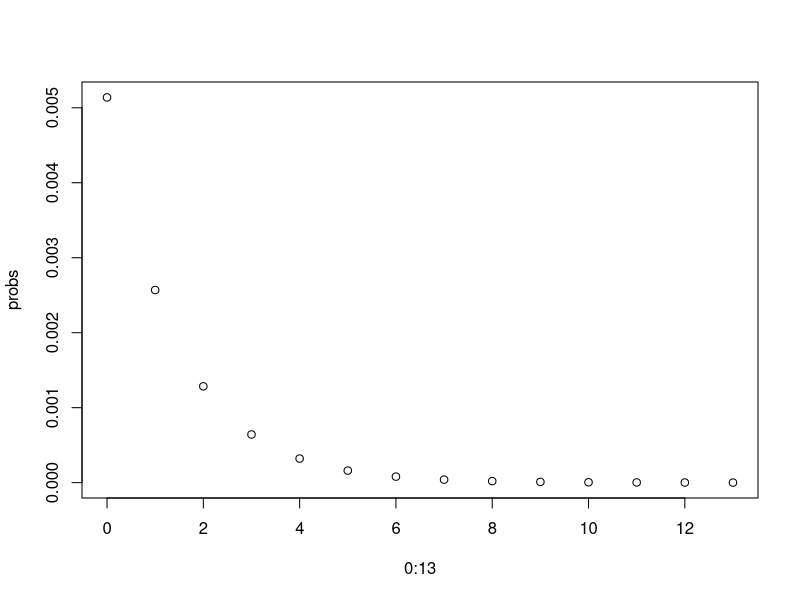
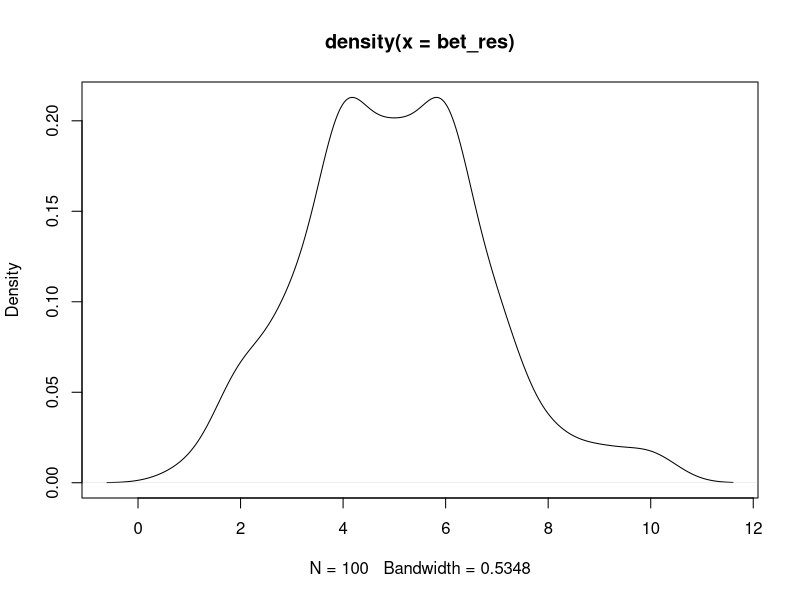

Recreate these plots in R, in order.
## ---- chunk 1
prob <- function(a) {
  return(
    (
      (2/3)^(13-a)
    ) * (
      (1/3)^a
    )
  )
}

probs <- c()
for (i in 0:13) {
  prub <- prob(i)
  probs <- c(probs, prub)
}

plot(y=probs, x=0:13)
## ---- chunk 2
prob(13) 
## ---- chunk 3
game_result <- function() {
  res <- runif(1, min=-1, max=1)
  return(round(res))
}

setting_result <- function() {
  game_results <- c()
  for (i in 1:13) {
    game_results <- c(game_results, game_result())
  }
  return(game_results)
}

bet_res <- c()
for (i in 1:100) {
  set <- setting_result()
  bet <- setting_result()
  bet_res <- c(bet_res, sum(set == bet))
}

summary(bet_res)
sd(bet_res)
plot(density(bet_res))
## ---- chunk 4
total_cost <- 100*0.5
total_profit <- 0
for (i in 1:100) {
  res <- bet_res[i]
  if (res == 10) {
    total_profit = total_profit + 63
  } else if (res == 11) {
    total_profit = total_profit + 373
  } else if (res == 12) {
    total_profit = total_profit + 7761
  } else if (res == 13) {
    total_profit = total_profit + 113101
  }
}
net_gain <- total_profit - total_cost
sprintf("Total profit: %s", total_profit)
sprintf("Net gain: %s", net_gain)
